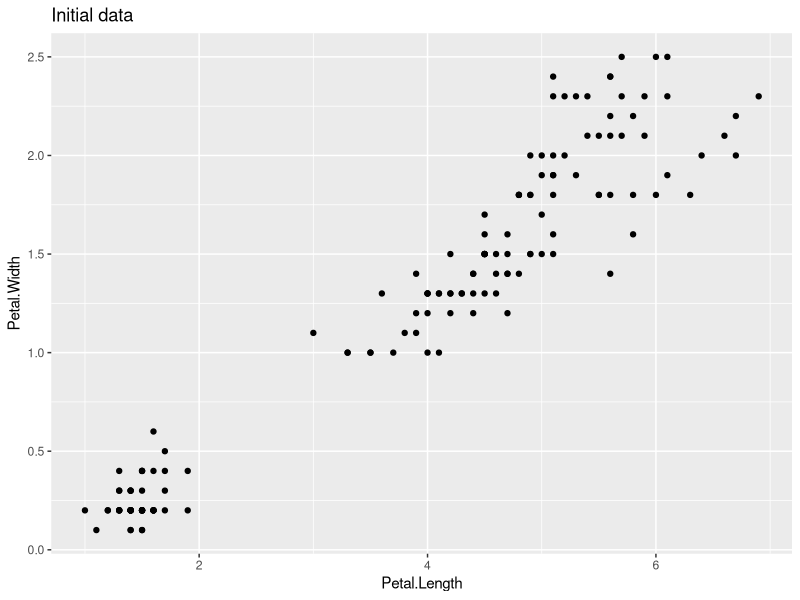
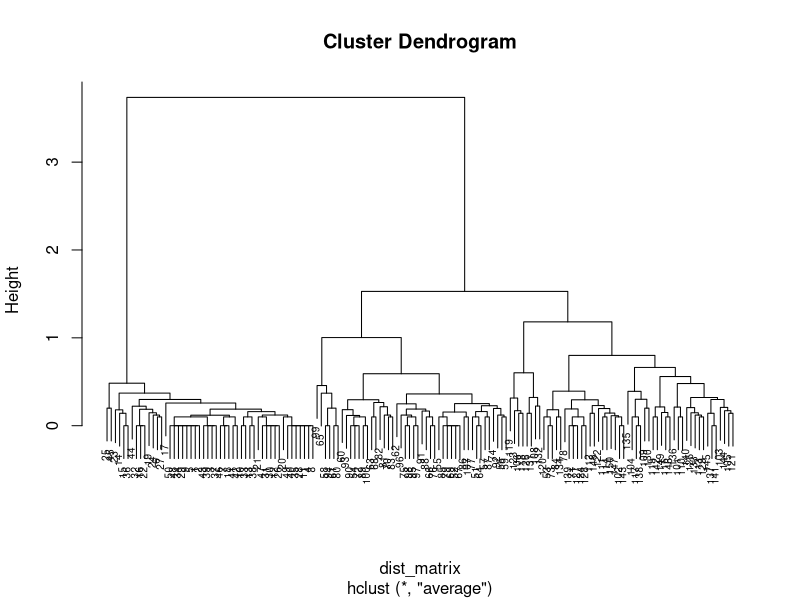
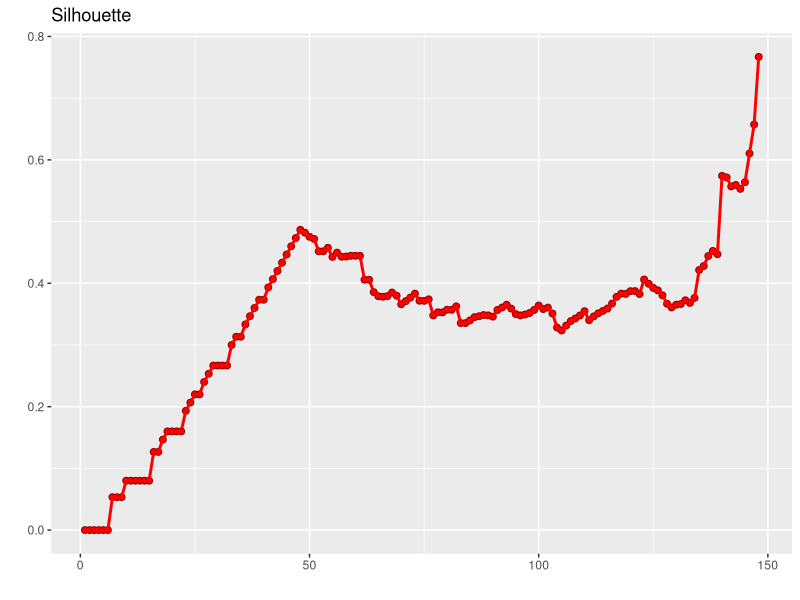
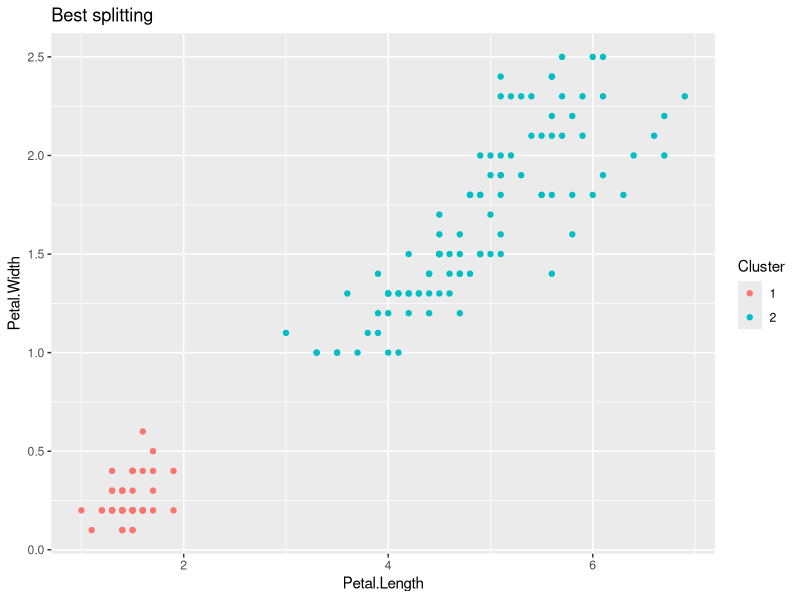

The R source for these figures, in order:
#install.packages("ggplot2")
#install.packages("dplyr")
#install.packages("cluster")
#install.packages("nnet")
library(ggplot2)
library(dplyr)
library(cluster)
library(nnet)

# plot initial data (iris dataset - petals)
ggplot(iris, aes(Petal.Length, Petal.Width)) +
  labs(title = "Initial data") +
  geom_point()

# distance matrix with the euclidean distance measure
dist_matrix <- dist(iris[, 3:4], diag = T, method = "euclidean")

# the use of the library function for hierarchical cluster analysis with the avearge agglomeration method
clusters <- hclust(dist_matrix, method = "average")

# plot cluster dendrogram
plot(clusters, cex=0.6)

# estimate the quality of clusterization by silhouette scope on each step
sil <- rep(0, nrow(iris)-2)
for (i in (nrow(iris)-2):1) {
  sub_group <- cutree(clusters, k = as.numeric(i+1))
  x <- iris[, 3:4] %>% mutate(cluster = sub_group)
  sil[nrow(iris)-1-i] <- mean(silhouette(x$cluster, dist_matrix)[, 3])
}
df.sil <- as.data.frame(sil)

# the change of the silhouette scope on each step
ggplot(df.sil, aes(x = c(1:(nrow(iris)-2)), y = df.sil$sil, group = 1)) + 
  geom_point(shape=21, fill="red", color="darkred", size=2) + 
  geom_line(color="red", size=1) +
  labs(title = "Silhouette", x = "", y = "")

# visualize the splitting corresponding to the best metric value

max(sil)
which.is.max(sil)

sub_group <- cutree(clusters, k = (nrow(iris)-which.is.max(sil)))
x <- iris[, 3:4] %>% mutate(cluster = sub_group)
x$cluster <- as.factor(x$cluster)
ggplot(iris, aes(Petal.Length, Petal.Width, color = x$cluster)) + 
  labs(title = "Best splitting", color = "Cluster") +
  geom_point()
